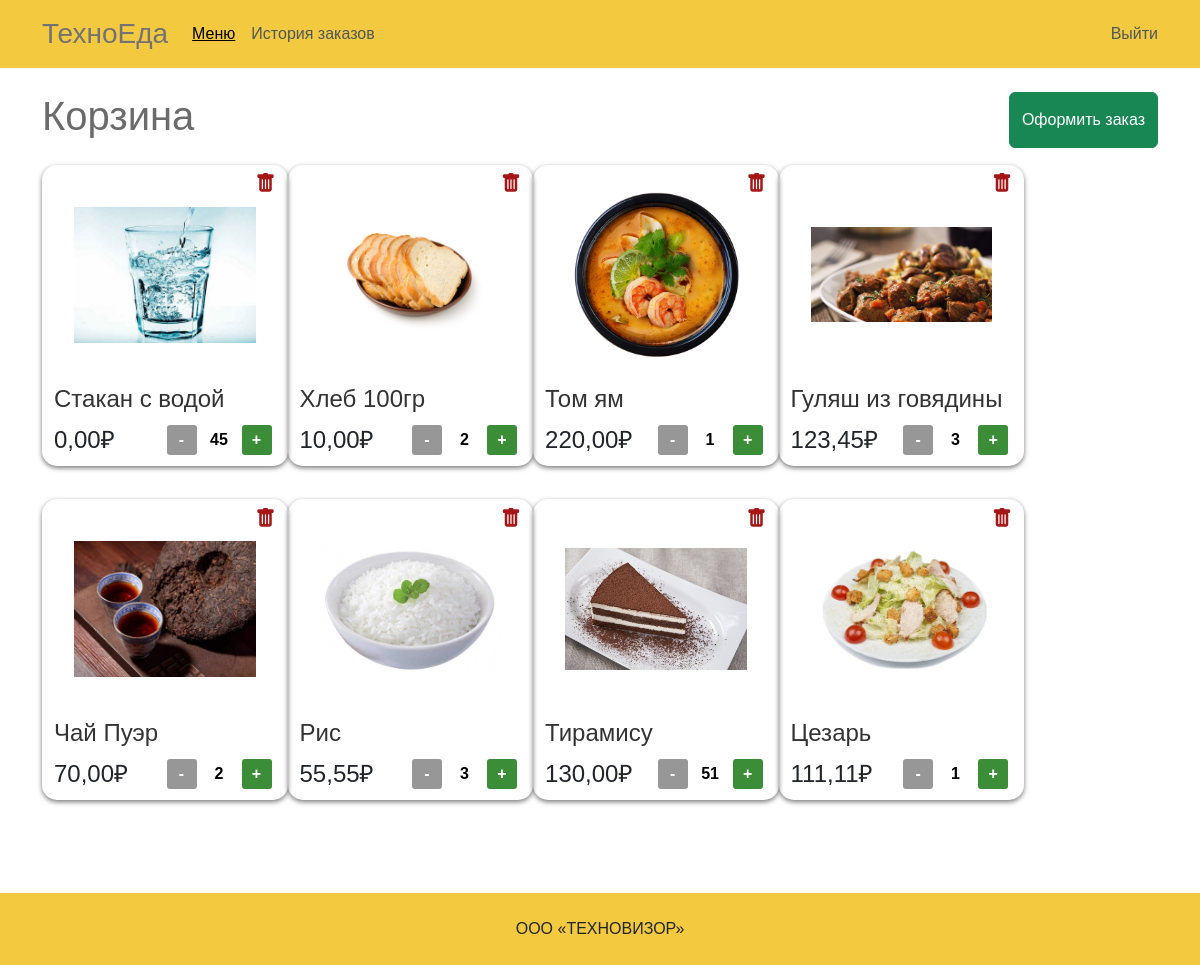
The app's page /cart (signed in) with its own data.
### mainapp/models.py (models this page shows, shortened)
class Dish(models.Model):
    category = models.ForeignKey(Category, verbose_name='Категория', on_delete=models.CASCADE)
    title = models.CharField(max_length=255, verbose_name='Наименование')
    slug = models.SlugField(unique=True)
    image1 = models.ImageField(verbose_name='Изображение 1', blank=True)
    image2 = models.ImageField(verbose_name='Изображение 2', blank=True)
    image3 = models.ImageField(verbose_name='Изображение 3', blank=True)
    vegan = models.BooleanField(verbose_name="Веган-блюдо", default=False)
    in_stock = models.BooleanField(verbose_name="В наличии", default=True)
    weight = models.DecimalField(verbose_name='Вес',max_digits=5, decimal_places=2, blank=True)
    calories = models.DecimalField(verbose_name='Калории',max_digits=5, decimal_places=1, blank=True)
    proteins = models.DecimalField(verbose_name='Белки',max_digits=5, decimal_places=1, blank=True)
    fats = models.DecimalField(verbose_name='Жиры',max_digits=5, decimal_places=1, blank=True)
    carb = models.DecimalField(verbose_name='Углеводы',max_digits=5, decimal_places=1, blank=True)
    description = models.TextField(verbose_name='Состав/Описание', blank=True)
    price = models.DecimalField(verbose_name='Цена',max_digits=5, decimal_places=2)
    def get_product_url(obj):
        return f"{obj.category.slug}/{obj.slug}"
    class Meta:
        verbose_name = 'Блюдо'
        verbose_name_plural = ' Блюда'

### mainapp/views.py (the view)
# urls.py: path('cart', CartView.as_view(), name='cart'),
class CartView(CartMixin, View):
    def get(self, request, *args, **kwargs):
        context = {
            'cart': self.cart,
            'dishes_to_cart': self.dishes_to_cart
        }
        return render(request, 'cart.html', context)

### mainapp/templates/cart.html (shortened to what this page needs)
{% extends 'base.html' %}
{% load static %}
{% block content %}
   <section class="main-content min-h-800">
      <div class="container mt-4">
         <div class="d-flex justify-content-between">
            <h1>Корзина</h1>
            <a href="{% url 'checkout' %}" class="btn btn-success checkout">Оформить заказ</a>
         </div>
         <div class="container m-0 p-0">
            <div class="row container m-0 p-0">
               <div class="row col-lg-12  m-0 p-0">
                    {% for dish in dishes_to_cart %}
                  <div class=" product-cart product">
                     <div class="relative"><a href="delete-form-cart/{{ dish.0.0.get_product_url }}" class="delete"><p class="fs-5 text-end mb-0 mt-1"><i class="bi bi-trash-fill"></i></p></a></div>
                     <div class="product-thumb">
                        <a href="#" class="mt-0"><img src="{{ dish.0.0.image1.url }}" alt="img" class="mw95"></a>
                     </div>
                     <div class="product-details">
                        <h4><a href="dish/{{ dish.0.0.get_product_url }}">{{ dish.0.0.title }}</a></h4>
                     </div>
                     <div class="product-bottom-details">
                        <div class="product-bottom d-flex justify-content-between align-items-center">
                           <p>{{ dish.0.0.price }}₽</p>
                            <form action="change-qty/{{ dish.0.0.get_product_url }}/" class="qch count me-1" id="form_{{ dish.0.0.get_product_url }}" method="post">
                              <button class="change minus min" onclick="triggerButton1Click()">
                                  <span>-</span>
                              </button>
                                <input type="number" step="1" min="1" max="100" id="num_count" name="quantity" value="{{ dish.1 }}" title="Qty" class="number2-text "form="form_{{ dish.0.0.get_product_url }}">
                              <button class="change plus" onclick="triggerButton1Click()">
                                  <span>+</span>
                              </button>
                           </form>
                        </div>
                     </div>
                  </div>
                    {% endfor %}
               </div>
            </div>
         </div>
      </div>
   </section>
{% endblock content %}

### mainapp/static/css/style.css (style rules this page uses)
* { font-family: 'Source Sans Pro', sans-serif; text-decoration: none; --main: #F3C940; --main-hover: #f5c21a; --blue:#4976D5; --green: #3c8d38; --bs-navbar-brand-color: #737373; --red: rgb(165, 23, 23); }
body { position: relative; min-height: 100vh; padding-bottom: 76px; }
.h1, .h2, .h3, .h4, .h5, .h6, h1, h2, h3, h4, h5, h6 { color: #6b6b6b; }
a { text-decoration: none; color: #333333; }
.product-cart { box-shadow: 0 2px 5px 0 rgba(0, 0, 0, 0.527); transition: all .3s; border-radius: 15px; width: 22%; margin-right: 4%; margin-bottom: 1.5%; margin-top: 1.5%; }
.product-cart:nth-child(4n) { margin-right: 0; }
.product-thumb a { display: flex; align-items: center; justify-content: center; height: 170px; padding: 20px; }
.product-thumb img, .product-thumb_history img { max-height: 100%; }
.product-bottom p { font-size: 24px; margin: 0; }
.product-bottom-details { margin-bottom: 0.5rem; }
.count { display: flex; }
.count .change { display: flex; justify-content: center; align-items: center; width: 30px; height: 30px; font-weight: 600; color: #fff; background-color: var(--green); border-radius: 3px; cursor: pointer; }
.count input { max-width: 45px; text-align: center; font-weight: 700; background-color: #fff; border: none; border-radius: 3px; margin: 0 5px; }
.count .minus.min { background-color: #989797; }
.relative { position: relative; }
.delete p { color: var(--red); position: absolute; right: 0; }
.checkout { display: flex; flex-direction: column; justify-content: center; }
.mw95 { max-width: 100%; }
input[type="number"] { -moz-appearance: textfield; margin: 0; }
button.change { border: none; }
.product-cart .product-thumb a { height: 220px; }
.product-cart { margin-right: 0; }

### records on screen
Dish: image1 (picture), title "Стакан с водой", price "0,00"
Dish: image1 (picture), title "Хлеб 100гр", price "10,00"
Dish: image1 (picture), title "Том ям", price "220,00"
Dish: image1 (picture), title "Гуляш из говядины", price "123,45"
Dish: image1 (picture), title "Чай Пуэр", price "70,00"
Dish: image1 (picture), title "Рис", price "55,55"
Dish: image1 (picture), title "Тирамису", price "130,00"
Dish: image1 (picture), title "Цезарь", price "111,11"
